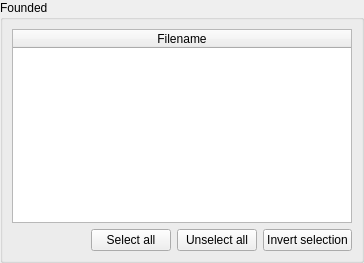
<?xml version="1.0" encoding="UTF-8"?>
<ui version="4.0">
 <class>FoundedListWidget</class>
 <widget class="QWidget" name="FoundedListWidget">
  <property name="geometry">
   <rect>
    <x>0</x>
    <y>0</y>
    <width>364</width>
    <height>263</height>
   </rect>
  </property>
  <layout class="QGridLayout" name="layoutMain">
   <property name="leftMargin">
    <number>0</number>
   </property>
   <property name="topMargin">
    <number>0</number>
   </property>
   <property name="rightMargin">
    <number>0</number>
   </property>
   <property name="bottomMargin">
    <number>0</number>
   </property>
   <item row="0" column="0">
    <widget class="QGroupBox" name="gbFounded">
     <property name="title">
      <string>Founded</string>
     </property>
     <layout class="QVBoxLayout" name="layoutFounded">
      <property name="leftMargin">
       <number>9</number>
      </property>
      <property name="topMargin">
       <number>9</number>
      </property>
      <property name="rightMargin">
       <number>9</number>
      </property>
      <item>
       <widget class="QTableWidget" name="twFounded">
        <property name="editTriggers">
         <set>QAbstractItemView::NoEditTriggers</set>
        </property>
        <property name="alternatingRowColors">
         <bool>true</bool>
        </property>
        <property name="selectionMode">
         <enum>QAbstractItemView::NoSelection</enum>
        </property>
        <property name="verticalScrollMode">
         <enum>QAbstractItemView::ScrollPerPixel</enum>
        </property>
        <property name="horizontalScrollMode">
         <enum>QAbstractItemView::ScrollPerPixel</enum>
        </property>
        <property name="showGrid">
         <bool>false</bool>
        </property>
        <attribute name="horizontalHeaderHighlightSections">
         <bool>false</bool>
        </attribute>
        <attribute name="horizontalHeaderStretchLastSection">
         <bool>true</bool>
        </attribute>
        <attribute name="verticalHeaderVisible">
         <bool>false</bool>
        </attribute>
        <attribute name="verticalHeaderDefaultSectionSize">
         <number>20</number>
        </attribute>
        <column>
         <property name="text">
          <string>Filename</string>
         </property>
        </column>
       </widget>
      </item>
      <item>
       <layout class="QHBoxLayout" name="layoutSelection">
        <item>
         <spacer name="spacerSelection">
          <property name="orientation">
           <enum>Qt::Horizontal</enum>
          </property>
          <property name="sizeHint" stdset="0">
           <size>
            <width>40</width>
            <height>20</height>
           </size>
          </property>
         </spacer>
        </item>
        <item>
         <widget class="QPushButton" name="bSelectAll">
          <property name="text">
           <string>Select all</string>
          </property>
         </widget>
        </item>
        <item>
         <widget class="QPushButton" name="bUnselectAll">
          <property name="text">
           <string>Unselect all</string>
          </property>
         </widget>
        </item>
        <item>
         <widget class="QPushButton" name="bInvertSelection">
          <property name="text">
           <string>Invert selection</string>
          </property>
         </widget>
        </item>
       </layout>
      </item>
     </layout>
    </widget>
   </item>
  </layout>
 </widget>
 <resources/>
 <connections/>
</ui>
